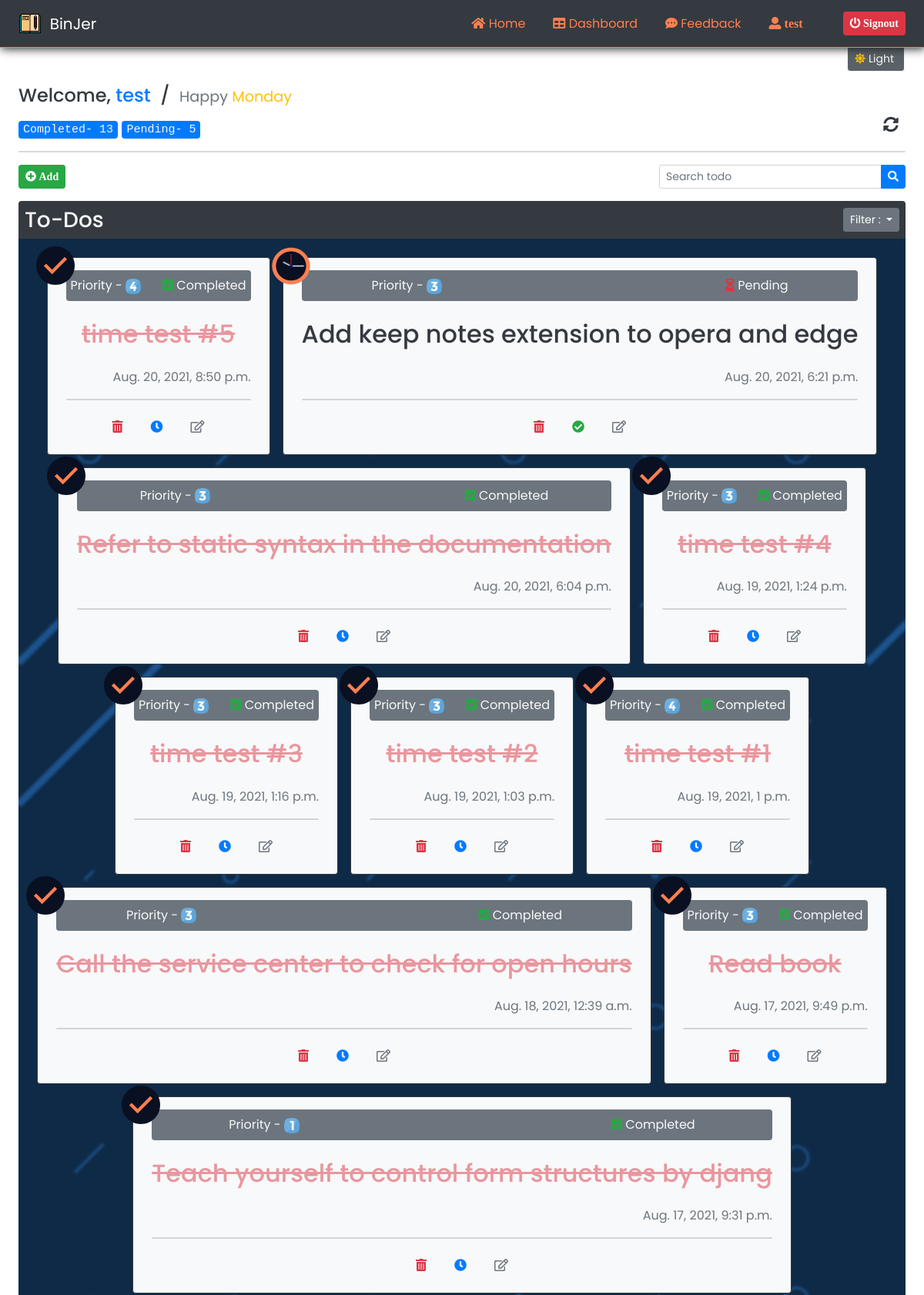
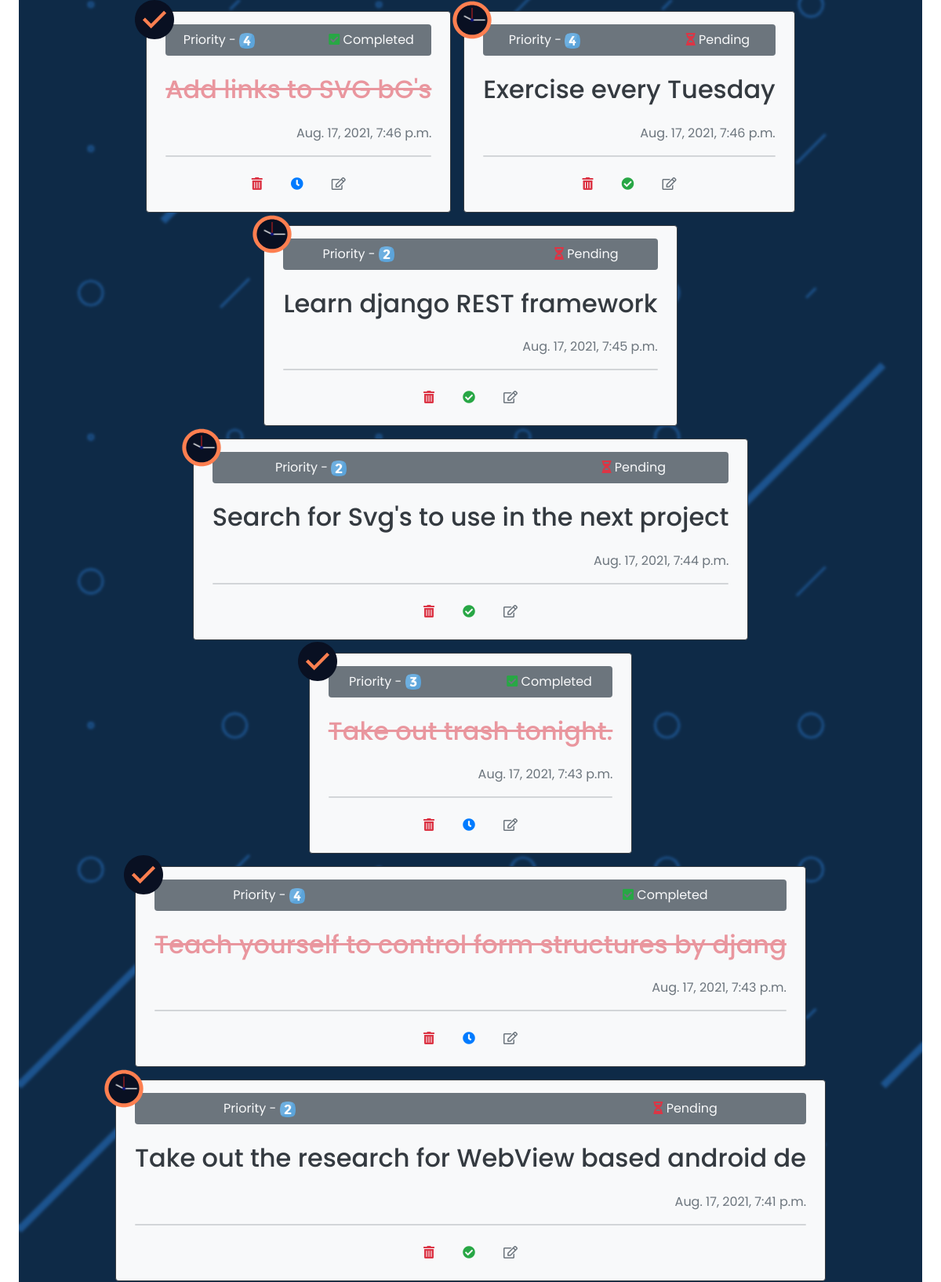
The page /dashboard/newest/ (signed in, upper part) on the database its author committed (2 pictures, top to bottom).
### myapp/models.py (models this page shows)
class TODO(models.Model):
    status_choices=[
        ('Completed','Completed'),
        ('Pending', 'Pending')
    ]
    priority_choices=[
        ('1','1️'),
        ('2','2️'),
        ('3','3️'),
        ('4','4️'),
        ('5','5️'),
    ]
    title = models.CharField(max_length=50)
    status = models.CharField(max_length=10 , choices=status_choices)
    date = models.DateTimeField()
    priority = models.CharField(max_length=5 , choices=priority_choices)
    user = models.ForeignKey(User, on_delete = models.CASCADE)

### myapp/views.py (the view, shortened to what this page needs)
# urls.py: path('dashboard/',views.dashboard, name='dashboard'),
def dashboard(request,order=None):
    my_date = date.today()
    day = calendar.day_name[my_date.weekday()]
    if request.user.is_authenticated:
        user = request.user
        completedCount = len(TODO.objects.filter(user=user,status='Completed'))
        pendingCount = len(TODO.objects.filter(user=user,status='Pending'))
        if order == 'newest':
            request.session['order'] = '-date'
            todos = TODO.objects.filter(user=user).order_by('-date')
            return render(request, 'dashboard.html',{'todos':todos , 'day':day , 'completedCount':completedCount, 'pendingCount':pendingCount})
        elif order == 'pending':
            request.session['order'] = '-status'
            todos = TODO.objects.filter(user=user).order_by('-status')
            return render(request, 'dashboard.html',{'todos':todos , 'day':day, 'completedCount':completedCount, 'pendingCount':pendingCount})
        elif order == 'priority':
            request.session['order'] = 'priority'
            todos = TODO.objects.filter(user=user).order_by('priority')
            return render(request, 'dashboard.html',{'todos':todos , 'day':day, 'completedCount':completedCount, 'pendingCount':pendingCount})
    else:
        return redirect('login')

### myapp/templates/dashboard.html (shortened to what this page needs)
{% extends 'base.html' %} {% block content %}
{% load static %}
<main class="px-4">
  <div class="hero">
    {% if user.is_authenticated %}
    <h4 class="theme-change-text text-dark">
      Welcome,
      <span class="text-primary">
        {{user.username}}
      </span>&nbsp;/&nbsp;
      <span class="text-muted small text-nowrap">Happy <span class="text-warning">{{day}}</span>
    </span>
    </h4>
    <div class="d-flex justify-content-between align-items-end">
      <div style="font-size: 20px;">
          <span class="font-weight-light font-monospace text-light badge badge-primary">Completed- {{completedCount}}</span>
          {% if pendingCount %}
          <span class="font-weight-light font-monospace text-light badge badge-primary">Pending- {{pendingCount}}</span>
          {% else %}
          <span class="text-success text-nowrap" style="font-size: small;">&nbsp;You are all caught up on your ToDos&nbsp;<i class="fas fa-thumbs-up"></i></span>
          {% endif %}
      </div>
      <a href="/dashboard/" class="btn btn-sm"><i class="theme-change-text fas fa-sync-alt text-dark" style="font-size: 20px;"></i></a>
    </div>
    <hr class="bg-secondary rounded" />
    <div
      class="text-dark d-flex justify-content-between align-items-baseline mt-2"
    >
      <div>
        <button
          type="button"
          class="btn btn-success btn-sm"
          data-toggle="modal"
          data-target=".bd-example-modal-lg"
        >
          <i class="fas fa-plus-circle fa-md">&nbsp;Add</i>
        </button>
      </div>
      <div>
        <form name="searchForm" action="/searchTodo/" method="GET">
        <div class="input-group mb-3">
          <input
            type="text"
            class="form-control form-control-sm"
            name="searchTodo"
            id="searchTodo"
            placeholder="Search todo"
            aria-label="Search todo"
            aria-describedby="button-addon2"
          />
          <div class="input-group-append">
            <button
              class="btn btn-primary btn-sm"
              id="search=btn"
              type="submit"
            ><i class="fas fa-search"></i> </button>
          </div>
        </div>
      </form>
      </div>
    </div>
    <div
      class="
        text-light text-center
        py-2
        px-2
        mb-0
        rounded-top
        d-flex
        justify-content-between
        align-items-center
        bg-dark
      "
    >
      <span><h3 class="my-auto">To-Dos</h3></span>
      <div class="dropdown">
        <button class="btn btn-secondary btn-sm dropdown-toggle" type="button" id="dropdownMenuButton1" data-bs-toggle="dropdown" aria-expanded="false">
          Filter :
        </button>
      </div>
    </div>
    <div
      class="todo-container container-fluid w-100 mt-0 mb-4 py-4 px-2 rounded-bottom d-flex justify-content-center align-items-center flex-wrap"
      style="gap: 1em; min-height: 50vh; height: auto"
    >
    {% if todos.exists %}
    {% for todo in todos %}
      <div
        class="theme-change-div bg-light theme-change-text text-dark rounded my-auto py-3 px-4 text-center"
        id="todo"
      >
        {% if todo.status == 'Pending' %}
        <span class="text-danger" id="abs-status">
        </span>
        {% elif todo.status == 'Completed' %}
        <span class="text-success" id="abs-status">
        </span>
        {% endif %}
        <div
          class="
            d-flex
            justify-content-around
            align-items-center
            bg-secondary
            rounded
            mb-4
          "
          style="min-width: 20vw !important"
        >
          <p class="text-light my-2">
            Priority -
            {% if todo.priority == '1' %}
            <img src="{% static 'img/1.png' %}" alt="{{todo.priority}}" style="height: 20px; width: 20px;">
            {% elif todo.priority == '2'  %}
            <img src="{% static 'img/2.png' %}" alt="{{todo.priority}}" style="height: 20px; width: 20px;">
            {% elif todo.priority == '3'  %}
            <img src="{% static 'img/3.png' %}" alt="{{todo.priority}}" style="height: 20px; width: 20px;">
            {% elif todo.priority == '4'  %}
            <img src="{% static 'img/4.png' %}" alt="{{todo.priority}}" style="height: 20px; width: 20px;">
            {% elif todo.priority == '5'  %}
            <img src="{% static 'img/5.png' %}" alt="{{todo.priority}}" style="height: 20px; width: 20px;">
            {% endif %}
          </p>
          <div class="text-light my-2">
            {% if todo.status == 'Pending' %}
            <span class="text-danger"
              ><i class="fas fa-hourglass-half "></i
            ></span>
            {% elif todo.status == 'Completed' %}
            <span class="text-success"
              ><i class="fas fa-check-square "></i
            ></span>
            {% endif %} {{todo.status}}
          </div>
        </div>
        {% if todo.status == 'Pending' %}
        <h2 class="">{{todo.title}}</h2>
        {% elif todo.status == 'Completed' %}
        <h2 class="text-danger" style="opacity: 0.5; text-decoration-line: line-through;">{{todo.title}}</h2>
        {% endif %}
        <p class="text-secondary text-right mt-4">{{todo.date}}</p>
        <hr class="bg-secondary rounded" />
        <div
          class="d-flex justify-content-center align-items-center"
          style="gap: 10px"
        >
          <a
            href="/delete_todo/{{todo.id}}"
            class="btn text-danger"
            title="Delete ToDo"
            ><i class="fas fa-trash-alt"></i
          ></a>
          {% if todo.status == 'Pending' %}
          <a
            href="/change_status/{{todo.id}}/Completed"
            class="btn text-success"
            title="Mark Completed"
            ><i class="fas fa-check-circle"></i
          ></a>
          {% elif todo.status == 'Completed' %}
          <a
            href="/change_status/{{todo.id}}/Pending"
            class="btn text-primary"
            title="Mark Pending"
            ><i class="fas fa-clock"></i
          ></a>
          {% endif %}
          <a
            href="#"
            class="btn text-secondary"
            ><i class="far fa-edit"></i
          ></a>
        </div>
      </div>
      {% endfor %}
      {% else %}
      <h2 class="text-danger text-center my-auto" style="z-index: 5;">No tasks are added</h2>
      {% endif %}
    </div>
    {% else %}
    <div class="text-center">
      <h1 class="text-dark">Signin to views your ToDos</h1>
      <a href="/login" class="btn btn-primary">Signin</a>
    </div>
    {% endif %}
  </div>
</main>
{% endblock %}

### myapp/templates/base.html (shortened to what this page needs)
{% load static %}
<!doctype html>
<html lang="en">
  <head>
    <link href="https://cdn.jsdelivr.net/npm/bootstrap@5.0.0/dist/css/bootstrap.min.css" rel="stylesheet" >
    <link rel="stylesheet" href="https://stackpath.bootstrapcdn.com/bootstrap/4.3.1/css/bootstrap.min.css">
    <link
    rel="stylesheet"
    href="https://use.fontawesome.com/releases/v5.7.0/css/all.css"
    />
  </head>
  <body>
    <nav class="navbar sticky-top mb-5 navbar-expand-lg navbar-dark bg-dark px-4 d-flex justify-content-between">
      <a class="navbar-brand d-flex align-items-center" href="/"><img id="logo" src="{% static 'img/logo.png' %}" alt="BinJer" style="height: 35px; width: 30px;">&nbsp;&nbsp;BinJer</a>
        <div class="collapse navbar-collapse" id="navbarText">
          <ul class="w-100 navbar-nav mr-4 d-flex justify-content-end" style="gap:20px;">
            <li class="nav-item">
              <a class="nav-link" href="/"><i class="fas fa-home"></i> Home</a>
            </li>
            <li class="nav-item">
              {% if user.is_authenticated %}
              <a class="nav-link" href="/dashboard/"><i class="fas fa-table"></i> Dashboard</a>
              {% else %}
              <a class="nav-link" href="#features"><i class="fas fa-project-diagram"></i> Features</a>
              {% endif %}
            </li>
            <li class="nav-item">
              <a class="nav-link" href="/feedback/"><i class="fas fa-comment-dots"></i> Feedback</a>
            </li>
            <li class="nav-item">
              {% if user.is_authenticated %}
              <a class="nav-link" href="#"><i class="fas fa-user-alt">&nbsp;{{user.username}}</i></a>
              {% endif %}
            </li>
          </ul>
          <span class="navbar-buttons d-flex justify-content-center align-items-center">
            {% if user.is_authenticated %}
            <a href="/logout" class="btn btn-danger btn-sm"><i class="fas fa-power-off">&nbsp;Signout</i></a>
            {% else %}
            <a href="/login" class="btn btn-outline-success btn-sm" style="color: white !important;">Login/Signup</a>
            {% endif %}
          </span>
        </div>
    </nav>
    <div id="dark-mode-btn-container" title="Change Theme">
      <button class="btn btn-sm" id="dark-mode-btn"><i class="theme-change-icon text-warning fas fa-moon"></i><span class="px-1 theme-change-text text-light" id="theme-info"></span></button>
    </div>
    {% block content %}
    {% endblock %}
</body>
</html>

### myapp/templates/base.html (style rules this page uses)
body { font-family: 'Poppins', sans-serif; }
html { scroll-behavior: smooth !important; }
main { min-height: 90vh !important; }
.navbar { border-bottom: 1px solid coral; box-shadow: 0.5px 1px 12px #1b1b1b; }
.nav-link { color: coral !important; border-radius: 0px 2.5px 2.5px 0px; transition: all ease 300ms; }
.navbar-brand { color: white !important; }
#logo { transition: all ease 500ms; }
#dark-mode-btn-container { position: fixed; top: 3.5em; right: 25px; background-color: #5A6268; border-radius: 0px 0px 4px 4px !important; border: 0.5px solid snow; z-index: 100; padding-top: 4px; transition: all ease 300ms; }

### myapp/templates/dashboard.html (style rules this page uses)
.todo-container { background-repeat: no-repeat; background-size: cover; position: relative; }
.todo-container::after { content: ''; position: absolute; top: 0; left: 0; right: 0; height: 100%; width: 100%; background:transparent; backdrop-filter: blur(1.5px); z-index: 1; }
#todo { position: relative; border: 1.5px solid #343a40; transition: all ease 300ms; z-index:5 ; }
#abs-status { position: absolute; top: -20px; left: -20px; padding: 5px; border-radius: 4px; transition: all ease-in-out 700ms 0.5s; }
#clock-svg { height:50px !important; width: 50px !important; }
#check-svg { height: 50px; width: 50px; }

### rows shown on the page
TODO: status "Completed", title "time test #5", date "Aug. 20, 2021, 8:50 p.m."
TODO: status "Pending", title "Add keep notes extension to opera and edge", date "Aug. 20, 2021, 6:21 p.m."
TODO: status "Completed", title "Refer to static syntax in the documentation", date "Aug. 20, 2021, 6:04 p.m."
TODO: status "Completed", title "time test #4", date "Aug. 19, 2021, 1:24 p.m."
TODO: status "Completed", title "time test #3", date "Aug. 19, 2021, 1:16 p.m."
TODO: status "Completed", title "time test #2", date "Aug. 19, 2021, 1:03 p.m."
TODO: status "Completed", title "time test #1", date "Aug. 19, 2021, 1 p.m."
TODO: status "Completed", title "Call the service center to check for open hours", date "Aug. 18, 2021, 12:39 a.m."
TODO: status "Completed", title "Read book", date "Aug. 17, 2021, 9:49 p.m."
TODO: status "Completed", title "Teach yourself to control form structures by djang", date "Aug. 17, 2021, 9:31 p.m."
TODO: status "Completed", title "Add links to SVG bG's", date "Aug. 17, 2021, 7:46 p.m."
TODO: status "Pending", title "Exercise every Tuesday", date "Aug. 17, 2021, 7:46 p.m."
TODO: status "Pending", title "Learn django REST framework", date "Aug. 17, 2021, 7:45 p.m."
TODO: status "Pending", title "Search for Svg's to use in the next project", date "Aug. 17, 2021, 7:44 p.m."
TODO: status "Completed", title "Take out trash tonight.", date "Aug. 17, 2021, 7:43 p.m."
TODO: status "Completed", title "Teach yourself to control form structures by djang", date "Aug. 17, 2021, 7:43 p.m."
TODO: status "Pending", title "Take out the research for WebView based android de", date "Aug. 17, 2021, 7:41 p.m."

### other values the page prints
{{ user.username }} "test"
{{ day }} "Monday"
{{ completedCount }} "13"
{{ pendingCount }} "5"
